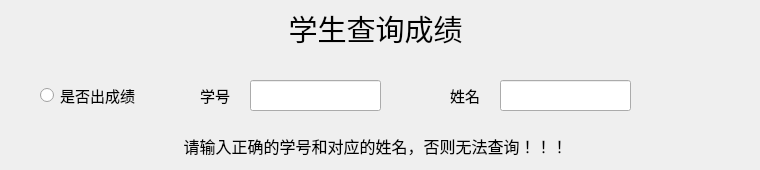
    <widget class="QWidget" name="page_stu_transcript">
     <widget class="QLineEdit" name="lineEdit_stu_trans_sid">
      <property name="geometry">
       <rect>
        <x>250</x>
        <y>80</y>
        <width>131</width>
        <height>31</height>
       </rect>
      </property>
     </widget>
     <widget class="QLabel" name="label_stu_trans_sname">
      <property name="geometry">
       <rect>
        <x>450</x>
        <y>80</y>
        <width>41</width>
        <height>31</height>
       </rect>
      </property>
      <property name="font">
       <font>
        <family>Microsoft YaHei UI</family>
        <pointsize>11</pointsize>
       </font>
      </property>
      <property name="text">
       <string>姓名</string>
      </property>
     </widget>
     <widget class="QLabel" name="label_stu_trans_sid">
      <property name="geometry">
       <rect>
        <x>200</x>
        <y>80</y>
        <width>41</width>
        <height>31</height>
       </rect>
      </property>
      <property name="font">
       <font>
        <family>Microsoft YaHei UI</family>
        <pointsize>11</pointsize>
       </font>
      </property>
      <property name="text">
       <string>学号</string>
      </property>
     </widget>
     <widget class="QLabel" name="label_stu_transcript">
      <property name="geometry">
       <rect>
        <x>0</x>
        <y>3</y>
        <width>751</width>
        <height>51</height>
       </rect>
      </property>
      <property name="font">
       <font>
        <family>Microsoft YaHei UI</family>
        <pointsize>22</pointsize>
        <weight>50</weight>
        <bold>false</bold>
       </font>
      </property>
      <property name="text">
       <string>学生查询成绩</string>
      </property>
      <property name="alignment">
       <set>Qt::AlignCenter</set>
      </property>
     </widget>
     <widget class="QLineEdit" name="lineEdit_stu_trans_sname">
      <property name="geometry">
       <rect>
        <x>500</x>
        <y>80</y>
        <width>131</width>
        <height>31</height>
       </rect>
      </property>
     </widget>
     <widget class="QLabel" name="label_stu_transcript_hint">
      <property name="geometry">
       <rect>
        <x>0</x>
        <y>130</y>
        <width>751</width>
        <height>31</height>
       </rect>
      </property>
      <property name="font">
       <font>
        <family>Microsoft YaHei UI</family>
        <pointsize>12</pointsize>
        <weight>50</weight>
        <bold>false</bold>
       </font>
      </property>
      <property name="text">
       <string>请输入正确的学号和对应的姓名，否则无法查询！！！</string>
      </property>
      <property name="alignment">
       <set>Qt::AlignCenter</set>
      </property>
     </widget>
     <widget class="QRadioButton" name="radioButton_have_score">
      <property name="geometry">
       <rect>
        <x>40</x>
        <y>80</y>
        <width>121</width>
        <height>31</height>
       </rect>
      </property>
      <property name="font">
       <font>
        <family>Microsoft YaHei UI</family>
        <pointsize>11</pointsize>
       </font>
      </property>
      <property name="text">
       <string>是否出成绩</string>
      </property>
     </widget>
    </widget>
